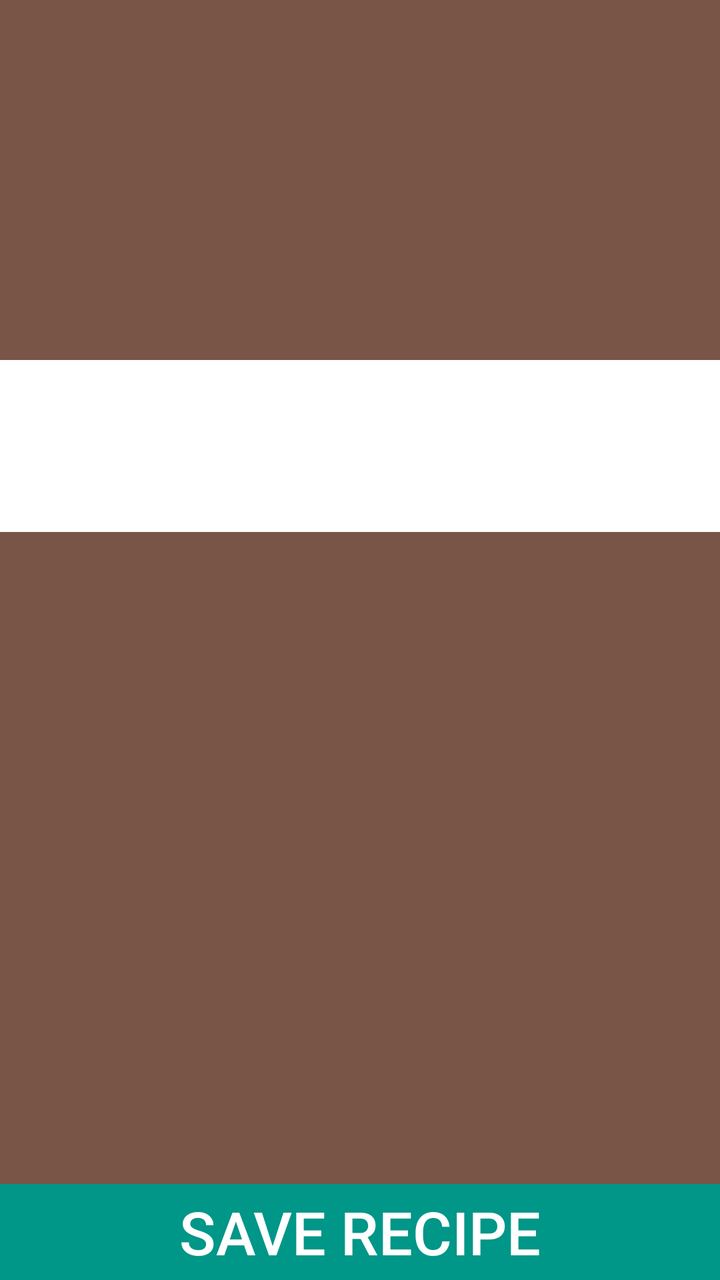
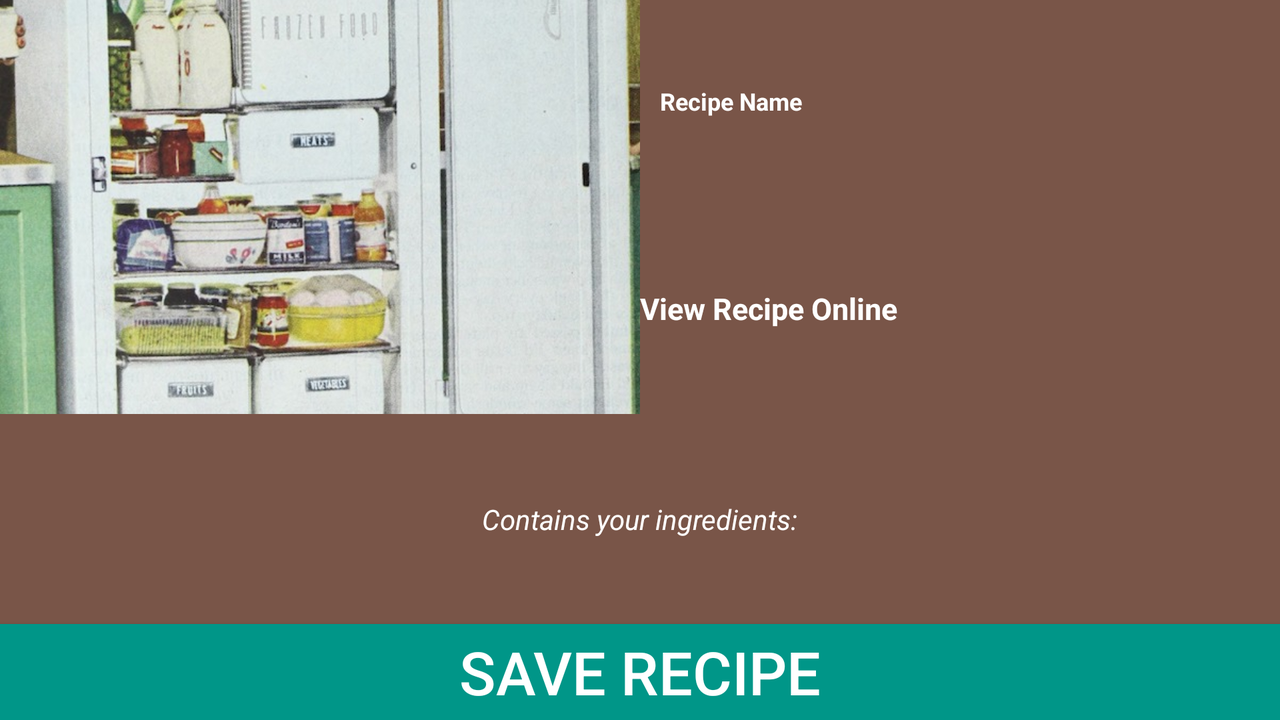

First picture: res/layout/ on a phone held upright. Second picture: the repository's own variant of that layout, on a device whose configuration matches the variant's folder. Source for both follows.
<!-- AndroidManifest.xml: application theme AppTheme -->
<!-- res/layout/fragment_recipe_detail.xml -->
<FrameLayout xmlns:android="http://schemas.android.com/apk/res/android"
    xmlns:tools="http://schemas.android.com/tools"
    android:layout_width="match_parent"
    android:layout_height="match_parent"
    tools:context="com.epicodus.whatsinthefridge_android.ui.RecipeDetailFragment">

    <LinearLayout
        android:orientation="vertical"
        android:layout_width="match_parent"
        android:layout_height="match_parent"
        android:background="@color/colorPrimary">

        <ImageView
            android:layout_width="match_parent"
            android:layout_height="180dp"
            android:id="@+id/restaurantImageView"
            android:src="@drawable/mainactivity"
            android:scaleType="centerCrop" />

        <RelativeLayout
            android:layout_width="match_parent"
            android:layout_height="wrap_content"
            android:background="@android:color/white"
            android:paddingTop="20dp"
            android:paddingLeft="10dp"
            android:paddingRight="10dp"
            android:paddingBottom="20dp">

            <TextView
                android:id="@+id/recipeTitleTextView"
                android:layout_width="wrap_content"
                android:layout_height="wrap_content"
                android:layout_alignParentLeft="true"
                android:layout_alignParentStart="true"
                android:textSize="20sp"
                android:textColor="@color/colorPrimaryDark"
                android:textStyle="bold" />

            <TextView
                android:id="@+id/ingredientListTextView"
                android:layout_width="wrap_content"
                android:layout_height="wrap_content"
                android:layout_below="@+id/recipeTitleTextView"
                android:layout_alignParentLeft="true"
                android:layout_alignParentStart="true"
                android:textColor="@color/colorSecondaryText"
                android:textStyle="italic" />
        </RelativeLayout>

        <RelativeLayout
            android:layout_width="match_parent"
            android:layout_height="match_parent">

            <LinearLayout
                android:orientation="vertical"
                android:layout_width="match_parent"
                android:layout_height="wrap_content"
                android:layout_alignParentTop="true"
                android:layout_alignParentLeft="true"
                android:layout_alignParentStart="true"
                android:layout_above="@+id/saveRecipeButton"
                android:paddingLeft="30dp"
                android:paddingTop="20dp"
                android:paddingRight="30dp">

                <TextView
                    android:id="@+id/websiteTextView"
                    android:layout_width="wrap_content"
                    android:layout_height="wrap_content"
                    android:drawableLeft="@drawable/ic_exit_to_app_white_24dp"
                    android:drawablePadding="4dp"
                    android:textColor="@color/colorTextIcons"
                    android:textSize="15sp"
                    android:textStyle="bold"
                    android:layout_marginBottom="10dp"
                    android:gravity="center" />

            </LinearLayout>

            <Button
                android:id="@+id/saveRecipeButton"
                android:layout_width="match_parent"
                android:layout_height="wrap_content"
                android:text="@string/save_button"
                android:layout_alignParentBottom="true"
                android:background="@color/colorAccent"
                android:textColor="@color/colorTextIcons"
                android:textSize="30sp" />
        </RelativeLayout>
    </LinearLayout>
</FrameLayout>
<!-- resources referenced by this layout -->
<resources>
  <color name="colorAccent">#009688</color>
  <color name="colorPrimary">#795548</color>
  <color name="colorPrimaryDark">#4D362E</color>
  <color name="colorSecondaryText">#757575</color>
  <color name="colorTextIcons">#FFFFFF</color>
  <string name="save_button">Save Recipe</string>
  <style name="AppTheme" parent="Theme.AppCompat.Light.DarkActionBar">
          <item name="colorPrimary">@color/colorPrimaryLight</item>
          <item name="colorPrimaryDark">@color/colorPrimaryDark</item>
          <item name="colorAccent">@color/colorAccent</item>
      </style>
  <color name="colorPrimaryLight">#A67563</color>
</resources>
<!-- res/layout-land/fragment_recipe_detail.xml (the author's variant of the layout above) -->
<!-- drawn on the phone turned sideways -->
<FrameLayout xmlns:android="http://schemas.android.com/apk/res/android"
    xmlns:tools="http://schemas.android.com/tools"
    android:layout_width="match_parent"
    android:layout_height="match_parent"
    tools:context="com.epicodus.whatsinthefridge_android.ui.RecipeDetailFragment">

    <LinearLayout
        android:orientation="vertical"
        android:layout_width="match_parent"
        android:layout_height="match_parent"
        android:background="@color/colorPrimary" >

        <LinearLayout
            android:layout_width="match_parent"
            android:layout_height="match_parent"
            android:layout_weight="3"
            android:orientation="horizontal" >


            <ImageView
                android:layout_weight="1"
                android:layout_width="match_parent"
                android:layout_height="match_parent"
                android:id="@+id/recipeImageView"
                android:src="@drawable/fridge"
                android:scaleType="centerCrop" />

            <LinearLayout
                android:layout_width="match_parent"
                android:layout_height="match_parent"
                android:layout_weight="1"
                android:orientation="vertical" >

                <TextView
                    android:id="@+id/recipeTitleTextView"
                    android:layout_marginLeft="10dp"
                    android:layout_weight="1"
                    android:layout_width="wrap_content"
                    android:layout_height="wrap_content"
                    android:text="Recipe Name"
                    android:textSize="12sp"
                    android:textColor="@color/colorTextIcons"
                    android:textStyle="bold"
                    android:gravity="center"/>

                <TextView
                    android:id="@+id/websiteTextView"
                    android:layout_weight="1"
                    android:layout_width="wrap_content"
                    android:layout_height="wrap_content"
                    android:drawableLeft="@drawable/ic_exit_to_app_white_24dp"
                    android:drawablePadding="4dp"
                    android:gravity="center"
                    android:text="@string/online_view"
                    android:textColor="@color/colorTextIcons"
                    android:textSize="15sp"
                    android:textStyle="bold" />

            </LinearLayout>
        </LinearLayout>

        <LinearLayout
            android:orientation="horizontal"
            android:layout_weight="5"
            android:layout_width="match_parent"
            android:layout_height="match_parent"
            android:gravity="center"
            android:padding="10dp">

            <LinearLayout
                android:orientation="vertical"
                android:layout_width="wrap_content"
                android:layout_height="wrap_content" >

                <TextView
                    android:id="@+id/ingredientListTextView"
                    android:layout_width="wrap_content"
                    android:layout_height="wrap_content"
                    android:text="@string/ingredient_list_text_view"
                    android:textColor="@color/colorTextIcons"
                    android:textStyle="italic" />

            </LinearLayout>
        </LinearLayout>
        <Button
            android:id="@+id/saveRecipeButton"
            android:layout_width="match_parent"
            android:layout_height="wrap_content"
            android:text="@string/save_button"
            android:layout_alignParentBottom="true"
            android:background="@color/colorAccent"
            android:textColor="@color/colorTextIcons"
            android:textSize="30sp" />
    </LinearLayout>
</FrameLayout>
<!-- resources referenced by the variant -->
<!-- as the phone turned sideways resolves them -->
<resources>
  <color name="colorAccent">#009688</color>
  <color name="colorPrimary">#795548</color>
  <color name="colorTextIcons">#FFFFFF</color>
  <!-- drawable fridge: jpg bitmap (drawable, 190448 bytes) -->
  <string name="ingredient_list_text_view">Contains your ingredients: </string>
  <string name="online_view">View Recipe Online</string>
  <string name="save_button">Save Recipe</string>
  <style name="AppTheme" parent="Theme.AppCompat.Light.DarkActionBar">
          <item name="colorPrimary">@color/colorPrimaryLight</item>
          <item name="colorPrimaryDark">@color/colorPrimaryDark</item>
          <item name="colorAccent">@color/colorAccent</item>
      </style>
  <color name="colorPrimaryLight">#A67563</color>
  <color name="colorPrimaryDark">#4D362E</color>
</resources>
